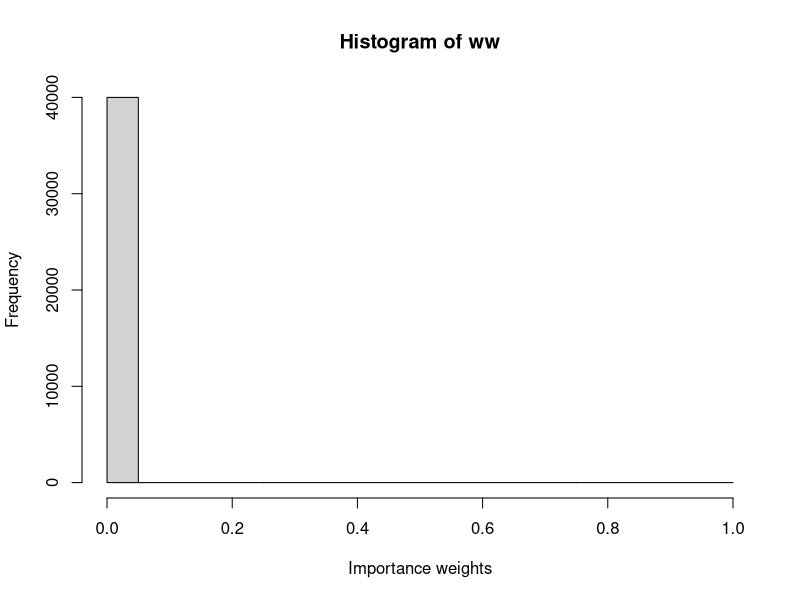
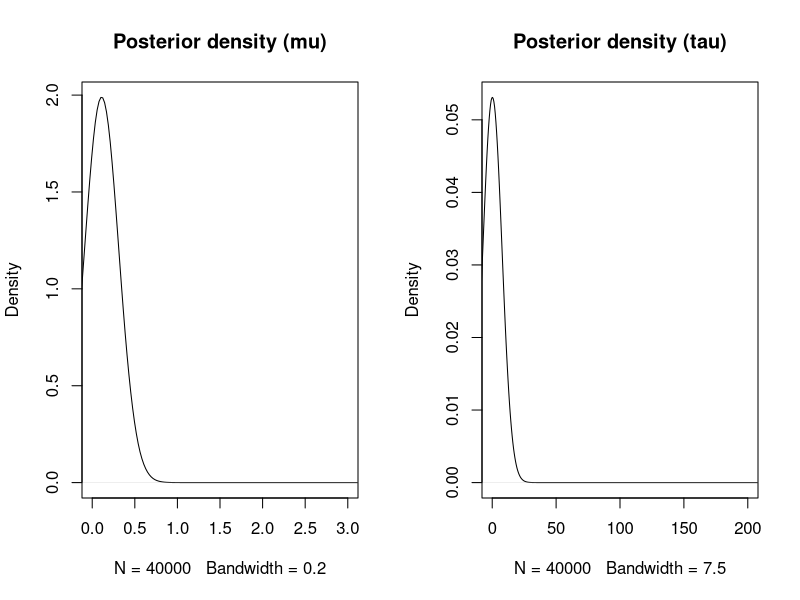
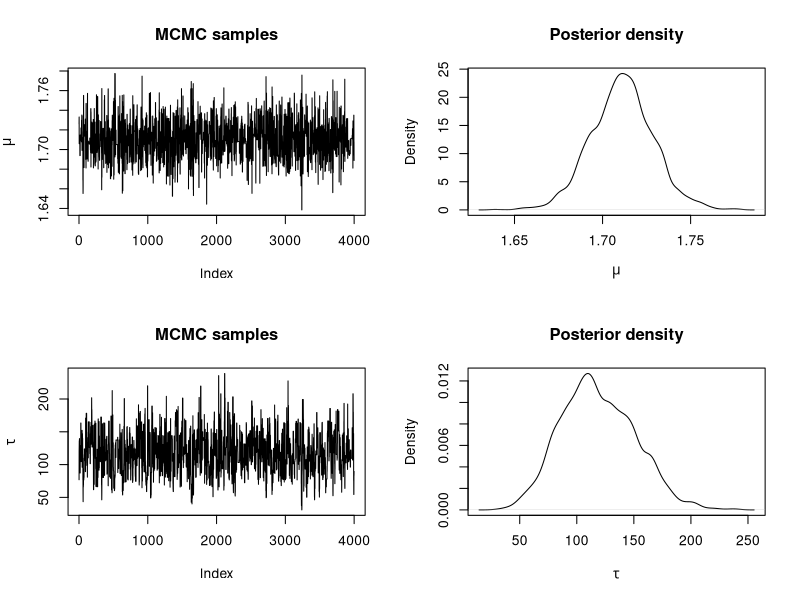
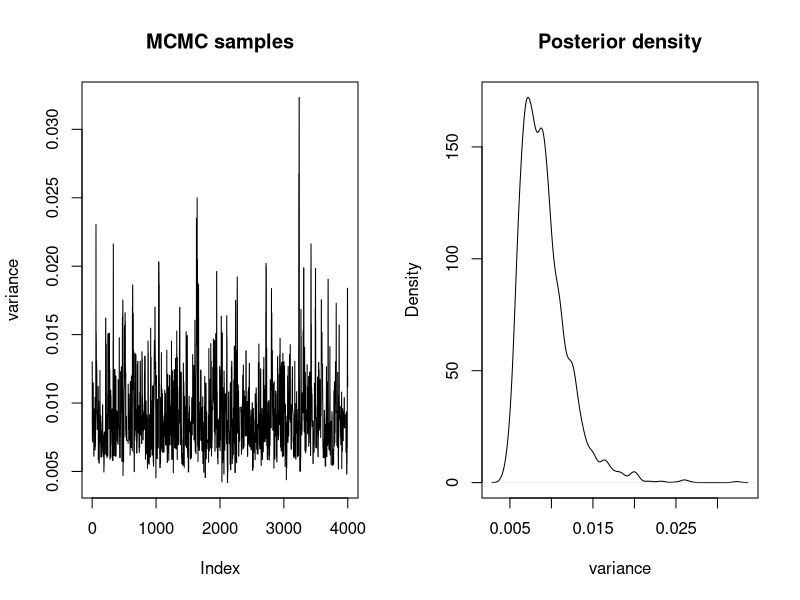
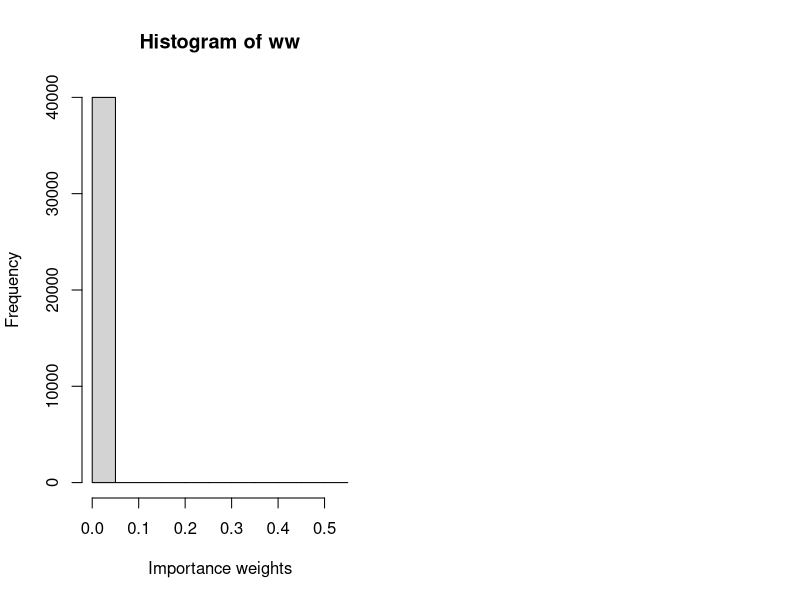
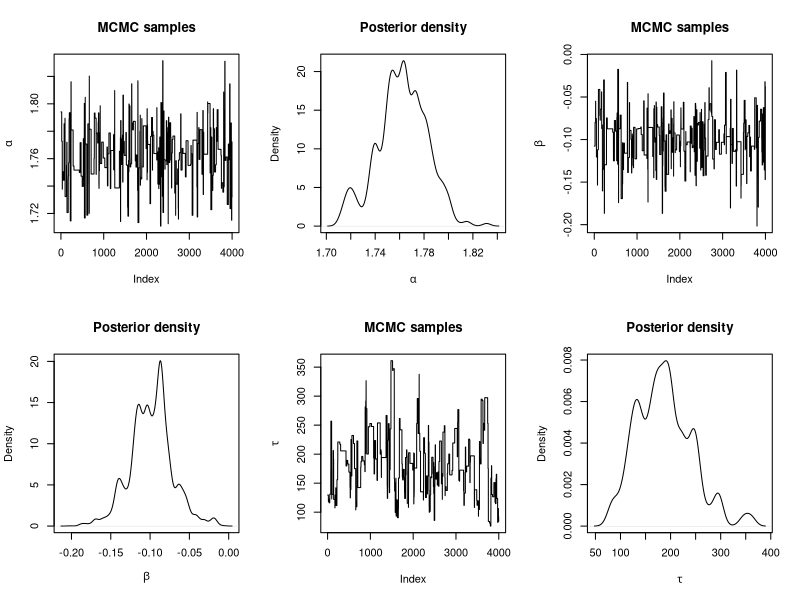
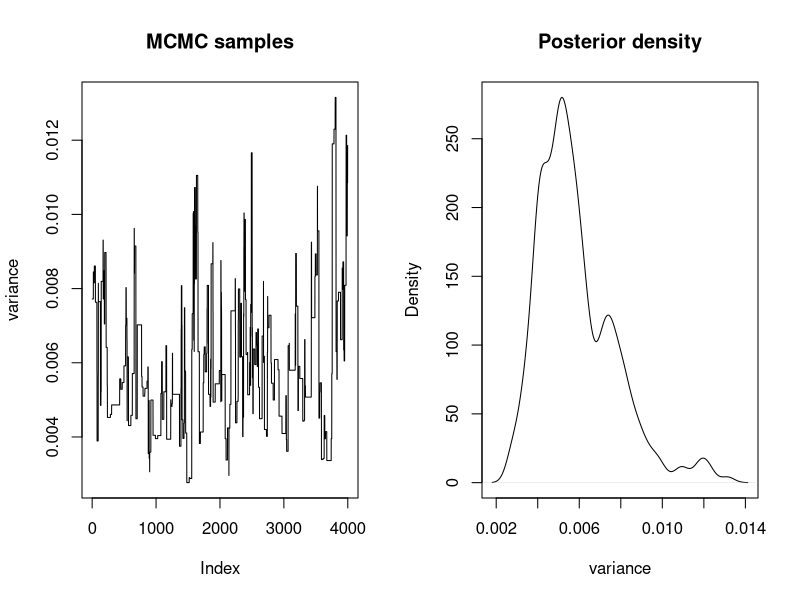

Source code (R) for these figures, in order:
## ---- chunk 1
knitr::opts_chunk$set(
  echo = TRUE,
  collapse = TRUE,
  comment = "#>"
)
## ---- chunk 2
data <- data.frame(height = 
c(1.73, 1.65, 1.65, 1.76, 1.65, 1.63, 1.70, 1.58, 1.57, 1.65, 1.74, 1.68, 1.67, 1.58, 1.66, 1.92, 1.82, 1.69, 1.75, 1.72, 1.71, 1.73, 1.69, 1.70, 1.78, 1.88, 1.82, 1.86, 1.65))
y <- data$height
## ---- chunk 3
# We increase the number of simulations in this example
n_simulations <- 40000
set.seed(12)
theta_sim <- cbind(rlnorm(n_simulations, 0, 0.5),
  rlnorm(n_simulations, 0, 1.25)
)
## ---- chunk 4
# Log-Likelihood (for each value of theta_sim)
# NOTE: 'apply' is used now as 'theta_sim' is a matrix
loglik_biv <- apply(theta_sim, 1, function(THETA) {
  sum(dnorm(data$height, THETA[1], sqrt(1 / THETA[2]), log = TRUE))
})

# Log-weights: log-lik + log-prior - log-sampling_distr
log_ww <- loglik_biv + dnorm(theta_sim[, 1], 0, sqrt(1 / 1000), log = TRUE) +
  dgamma(theta_sim[, 2], 0.01, 0.01, log = TRUE)
log_ww <- log_ww - dlnorm(theta_sim[, 1], 0, 0.5, log = TRUE) - dlnorm(theta_sim[, 2], 0, 1.25, log = TRUE)
  

# Re-scale weights to sum to one
log_ww <- log_ww - max(log_ww)
ww <- exp(log_ww)
ww <- ww / sum(ww)

## ---- chunk 5
hist(ww, xlab = "Importance weights")
## ---- chunk 6
# Posterior mean (mu)
post_mean_mu <- sum(theta_sim[, 1] * ww)
post_mean_mu

# Posterior variance (mu)
post_var_mu <- sum(theta_sim[, 1]^2 * ww)- post_mean_mu^2
post_var_mu

# Posterior mean (tau)
post_mean_tau <- sum(theta_sim[, 2] * ww)
post_mean_tau 

# Posterior variance (tau)
post_var_tau <- sum(theta_sim[, 2]^2 * ww)- post_mean_tau^2
post_var_tau
## ---- chunk 7
par(mfrow = c(1, 2))
plot(density(theta_sim[, 1], weights = ww, bw = 0.2), main = "Posterior density (mu)",
  xlim = c(0, 3))

plot(density(theta_sim[, 2], weights = ww, bw = 7.5), main = "Posterior density (tau)",
  xlim = c(0, 200))
## ---- chunk 8
#Proposal distribution: sampling
rq <- function(theta) {
  res <- c(NA, NA)  

  res[1] <- rnorm(1, theta[1], sd = sqrt(1 / 10)) #Sample mu
  res[2] <- rlnorm(1, meanlog = log(theta[2]), sdlog = sqrt(1 / 10)) #Sample tau

  return(res)
}

#Proposal distribution: log-density
logdq <- function(new.theta, theta) {
  res <- dnorm(new.theta[1], theta[1], sd = sqrt(1 / 10), log = TRUE) #Mu
  res <-  res + 
    dlnorm(new.theta[2], meanlog = log(theta[2]), sdlog = sqrt(1 / 10), log = TRUE) #Tau
}

#Prior distribution
logprior <- function(theta) {
  res <- dnorm(theta[1], 0, sd = sqrt(1 / 0.001), log = TRUE) #Mu
  res <- res + dgamma(theta[2], 0.01, 0.01, log = TRUE) #Tau

  return(res)
}

#LogLikelihood
loglik <- function(y, theta) {
   res <- sum(dnorm(y, mean = theta[1], sd = sqrt(1 / theta[2]), log = TRUE)) 
}
## ---- chunk 9
#Number of iterations
n.iter <- 40500

#Simulations of the parameter
theta <- as.list(rep(NA, n.iter))

#Initial value
theta[[1]] <- c(1.5, 1)

for(i in 2:n.iter) {
  new.theta <- rq(theta[[i - 1]])
  
  #Log-Acceptance probability
  logacc.prob <- loglik(y, new.theta) + logprior(new.theta) + logdq(theta[[i - 1]], new.theta)
  logacc.prob <- logacc.prob - loglik(y, theta[[i - 1]]) - logprior(theta[[i - 1]]) - 
    logdq(new.theta, theta[[i - 1]])
  logacc.prob <- min(0, logacc.prob)#0 = log(1)
  
  if(log(runif(1)) < logacc.prob) {
    #Accept
    theta[[i]] <- new.theta
  } else {
    #Reject
    theta[[i]] <- theta[[i - 1]]
  }
}
## ---- chunk 10
#Remove burn-in
theta <- theta[-c(1:500)]

#Thinning
theta <- theta[seq(1, length(theta), by = 10)]

#Use matrix format
theta <- do.call(rbind, theta)

#Summary statistics
apply(theta, 2, summary)

par(mfrow = c(2, 2))
#Mean
plot(theta[, 1], type = "l", main = "MCMC samples",
  ylab = expression(mu))
plot(density(theta[, 1]), main = "Posterior density",
  xlab = expression(mu))
#Precision
plot(theta[, 2], type = "l", main = "MCMC samples", ylab = expression(tau))
plot(density(theta[, 2]), main = "Posterior density", 
  xlab = expression(tau))
## ---- chunk 11
sample.var <- 1 / theta[, 2]

par(mfrow = c(1, 2))
plot(sample.var, type = "l", main = "MCMC samples", ylab = "variance")
plot(density(sample.var), main = "Posterior density", xlab = "variance")

## ---- chunk 12
data$gender <- c(rep(1, 15), rep(0, 14))
## ---- chunk 13
n_simulations <- 40000
set.seed(12)
theta_sim <- cbind(rnorm(n_simulations, 1.71, 10),
  rnorm(n_simulations, 0, 10), rlnorm(n_simulations, 0, 1.25)
)
loglik_biv <- apply(theta_sim, 1, function(THETA) {
  sum(dnorm(data$height, THETA[1]+THETA[2]*data$gender, sqrt(1 / THETA[3]), log = TRUE))
})
log_ww <- loglik_biv + dnorm(theta_sim[, 1],0,sqrt(1/0.001), log = TRUE) + dnorm(theta_sim[,2], 0, sqrt(1/0.001), log = TRUE) + dgamma(theta_sim[, 3], 0.01, 0.01, log = TRUE)
log_ww <- log_ww - dnorm(theta_sim[, 1], 1.71, 10, log = TRUE) - dnorm(theta_sim[, 2], 0, 10, log = TRUE) - dlnorm(theta_sim[, 3], 0, 1.25, log = TRUE)
log_ww <- log_ww - max(log_ww)
ww <- exp(log_ww)
ww <- ww / sum(ww)
lmfit <- lm(height ~ gender,data = data)
summary(lmfit)
## ---- chunk 14
hist(ww, xlab = "Importance weights")
## ---- chunk 15
post_mean_alpha <- sum(theta_sim[, 1] * ww)
post_mean_alpha
post_var_alpha <- sum(theta_sim[, 1]^2 * ww)- post_mean_alpha^2
post_var_alpha
post_mean_beta <- sum(theta_sim[, 2] * ww)
post_mean_beta
post_var_beta <- sum(theta_sim[, 2]^2 * ww)- post_mean_beta^2
post_var_beta
post_mean_tau <- sum(theta_sim[, 3] * ww)
post_mean_tau
post_var_tau <- sum(theta_sim[, 3]^2 * ww)- post_mean_tau^2
post_var_tau
## ---- chunk 16
ESS <- function(ww){
  (sum(ww)^2)/sum(ww^2)
}
ESS(ww)
n_simulations
## ---- chunk 17
#Proposal distribution: sampling
rq <- function(theta) {
  res <- c(NA, NA)  

  res[1] <- rnorm(1, theta[1], sd = sqrt(1 / 10)) #Sample alpha
  res[2] <- rnorm(1, theta[2], sd = sqrt(1 / 10)) #Sample beta
  res[3] <- rlnorm(1, meanlog = log(theta[3]), sdlog = sqrt(1 / 10)) #Sample tau

  return(res)
}

#Proposal distribution: log-density
logdq <- function(new.theta, theta) {
  res <- dnorm(new.theta[1], theta[1], sd = sqrt(1 / 10), log = TRUE) #Alpha
  res <- res + dnorm(new.theta[2], theta[2], sd = sqrt(1 / 10), log = TRUE) #Beta
  res <-  res + 
    dlnorm(new.theta[3], meanlog = log(theta[3]), sdlog = sqrt(1 / 10), log = TRUE) #Tau
}

#Prior distribution
logprior <- function(theta) {
  res <- dnorm(theta[1], 0, sd = sqrt(1 / 0.001), log = TRUE) #alpha
  res <- dnorm(theta[2], 0, sd = sqrt(1 / 0.001), log = TRUE) #beta
  res <- res + dgamma(theta[3], 0.01, 0.01, log = TRUE) #Tau

  return(res)
}

#LogLikelihood
loglik <- function(y, theta) {
   res <- sum(dnorm(y[,1], mean = theta[1]+theta[2]*y[,2], sd = sqrt(1 / theta[3]), log = TRUE)) 
}
## ---- chunk 18
y <- cbind(data$height,data$gender)

#Number of iterations
n.iter <- 40500

#Simulations of the parameter
theta <- as.list(rep(NA, n.iter))

#Initial value
theta[[1]] <- c(1.5, 0.0, 1)

for(i in 2:n.iter) {
  new.theta <- rq(theta[[i - 1]])
  
  #Log-Acceptance probability
  logacc.prob <- loglik(y, new.theta) + logprior(new.theta) + logdq(theta[[i - 1]], new.theta)
  logacc.prob <- logacc.prob - loglik(y, theta[[i - 1]]) - logprior(theta[[i - 1]]) - 
    logdq(new.theta, theta[[i - 1]])
  logacc.prob <- min(0, logacc.prob)#0 = log(1)
  
  if(log(runif(1)) < logacc.prob) {
    #Accept
    theta[[i]] <- new.theta
  } else {
    #Reject
    theta[[i]] <- theta[[i - 1]]
  }
}
## ---- chunk 19
#Remove burn-in
theta <- theta[-c(1:500)]

#Thinning
theta <- theta[seq(1, length(theta), by = 10)]

#Use matrix format
theta <- do.call(rbind, theta)

#Summary statistics
apply(theta, 2, summary)

par(mfrow = c(2, 3))
#Alpha
plot(theta[, 1], type = "l", main = "MCMC samples",
  ylab = expression(alpha))
plot(density(theta[, 1]), main = "Posterior density",
  xlab = expression(alpha))
#Beta
plot(theta[, 2], type = "l", main = "MCMC samples",
  ylab = expression(beta))
plot(density(theta[, 2]), main = "Posterior density",
  xlab = expression(beta))
#Precision
plot(theta[, 3], type = "l", main = "MCMC samples", ylab = expression(tau))
plot(density(theta[, 3]), main = "Posterior density", 
  xlab = expression(tau))
## ---- chunk 20
sample.var <- 1 / theta[, 3]

par(mfrow = c(1, 2))
plot(sample.var, type = "l", main = "MCMC samples", ylab = "variance")
plot(density(sample.var), main = "Posterior density", xlab = "variance")
